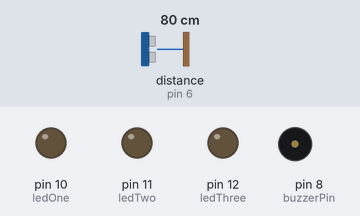
The sketch below on a simulated Arduino Uno, built with avr-gcc and run on an emulated ATmega328P. Parts: output pins drawn as LEDs (lit = HIGH), buzzer (waves = sounding). Wiring (inferred from the names in the program): ultrasonic range finder: trigger pin 7; echo pin 6. The test bench sets the inputs (shaded band); at power-on: distance to the obstacle (sensor on pin 6) 80 cm. The echo pulse lasts 58.3 µs per cm; pins used as bus, display or sensor lines are not drawn.

Above: at 1.2 s.
1.3 s: distance to the obstacle (sensor on pin 6) set to 29 cm
2.8 s: distance to the obstacle (sensor on pin 6) set to 23 cm
At 3.74 s:
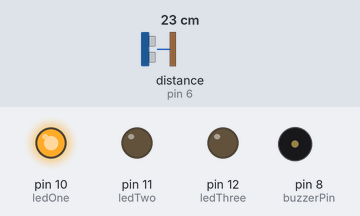
5.8 s: distance to the obstacle (sensor on pin 6) set to 17 cm
At 6.97 s:
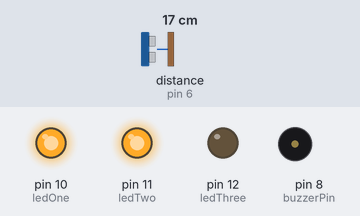
8.8 s: distance to the obstacle (sensor on pin 6) set to 8 cm
At 9.06 s:
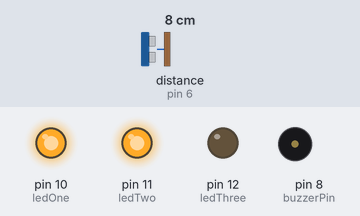
11.8 s: distance to the obstacle (sensor on pin 6) set to 5 cm
At 12.2 s:
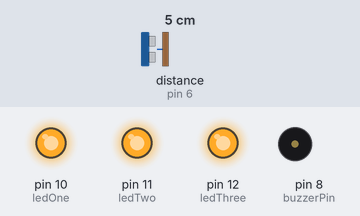
14.8 s: distance to the obstacle (sensor on pin 6) set to 9 cm
At 15.22 s:
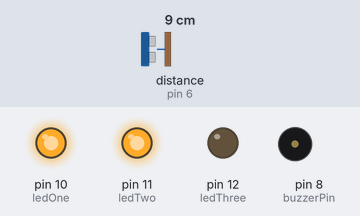
Timing chart, 0 to 18.8 s (numbered marks = the images above; inputs shaded):
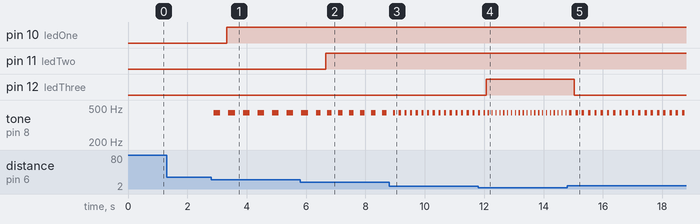

The sketch:

Ultrsonic_Sensor_ile_Park_Sensoru_.ino
```cpp
#define echoPin 6//HC06 ultrasonic sensorun echo pini giris pinidir yani dalgayi alan pindir
#define trigPin 7//HC06 ultrasonic sensorun trig pini cikis pinidir yadi dalgayi ureten pindir
#define buzzerPin 8//Buzzeri 8. pine bagladik
//Mesafeninin siddetini gostermek icin uc led kullanildi
#define ledOne 10//Birinci led 10.pine bagladik
#define ledTwo 11//Ikinci ledi 11.pine bagladik
#define ledThree 12//Ucuncu ledi 12.pine bagladik

//HC06 ultrasonic sensorun hangi aralikta olcum yapacagini belirledik
int maximumRange = 25;
int minimumRange = 0;

void setup()
{
  pinMode(echoPin , INPUT);//HC06 echo pini dalga alan pin oldugundan giris pinidir
  pinMode(trigPin , OUTPUT);//HC06 trig pini dalga ureten pin oldugundan cikis pinidir
  pinMode(buzzerPin , OUTPUT);//Buzzer ses ureten pin oldugundan cikis pinidir

  //ledler cikis pinidir
  pinMode(ledOne , OUTPUT);
  pinMode(ledTwo , OUTPUT);
  pinMode(ledThree , OUTPUT);
}

void loop()
{
  //Mesafeyi olcer ve mesafeye gore ledi ve lambayı yakar
  int olcum = mesafe(minimumRange , maximumRange);
  melodi(olcum*10);
  lambaYak(olcum);
}

//Bu metod HC06 ultrasonic sensoru sayesinde mesafeyi olcer ve olculen deger max ve min deger araligindaysa dondurulur
int mesafe(int minRange , int maxRange)
{
  long duration , distance;

  //HC06 tarafindan dalga uretilir ve uretilen dalga cisme carptiginda geri doner ve dalga HC06 tarafindan geri alinir
  digitalWrite(trigPin , LOW);
  delayMicroseconds(2);
  digitalWrite(trigPin , HIGH);
  delayMicroseconds(10);
  digitalWrite(trigPin , LOW);

  //mesafe olculur
  duration = pulseIn(echoPin ,HIGH);
  distance = duration / 58.2;

  delay(50);

  //Olculen deger max-min deger araligindaysa geri donus yapilir
  if(distance >= maxRange || distance <= minRange)
  {
    return 0;
  }
  else
  {
    return distance;
  }
}

//Bu metod buzzerdan mesafeye gore melodi calar
void melodi(int dly)
{
  tone(buzzerPin , 440);
  delay(dly);
  noTone(buzzerPin);
  delay(dly);
}

//Bu metod mesafeye gore ledleri yakar
void lambaYak(int dstnc)
{
  //Eğer mesafe 18-25 cm araligindaysa bir tane led yanar
  if(dstnc > 18 && dstnc <= 25)
  {
    digitalWrite(ledOne , HIGH);
  }
  else
  {
    digitalWrite(ledOne , LOW);
  }

  ////Eğer mesafe 5-18 cm araligindaysa iki tane led yanar
  if(dstnc > 5 && dstnc <= 18)
  {
    digitalWrite(ledOne , HIGH);
    digitalWrite(ledTwo , HIGH);
  }
  else
  {
    digitalWrite(ledTwo , LOW);
  }

  //Eğer mesafe 0-5 cm araligindaysa uc tane led yanar
  if(dstnc > 0 && dstnc <= 5)
  {
    digitalWrite(ledOne , HIGH);
    digitalWrite(ledTwo , HIGH);
    digitalWrite(ledThree , HIGH);
  }
  else
  {
    digitalWrite(ledThree , LOW);
  }
}
```

Measured:
- the behaviour switches between 26 and 25 cm on distance to the obstacle (sensor on pin 6) (found by bisection; images 0 and 1)
- the behaviour switches between 20 and 19 cm on distance to the obstacle (sensor on pin 6) (found by bisection; images 1 and 2)
- the behaviour switches between 7 and 6 cm on distance to the obstacle (sensor on pin 6) (found by bisection; images 3 and 4)
- after the input at 2.8 s, pin 10 (ledOne): LOW → HIGH after 0.53 s; tone on pin 8 (buzzerPin): alternates 440 Hz for 0.22 s and silent for 0.27 s, starting after 0.09 s
- after the input at 5.8 s, pin 11 (ledTwo): LOW → HIGH after 0.86 s
- after the input at 8.8 s, tone on pin 8 (buzzerPin): alternates 440 Hz for 0.07 s and silent for 0.12 s, starting after 0.21 s
- after the input at 11.8 s, pin 12 (ledThree): LOW → HIGH after 0.27 s; tone on pin 8 (buzzerPin): alternates 440 Hz for 0.04 s and silent for 0.09 s, starting after 0.32 s
- after the input at 14.8 s, pin 12 (ledThree): HIGH → LOW after 0.23 s; tone on pin 8 (buzzerPin): alternates 440 Hz for 0.08 s and silent for 0.13 s, starting after 0.15 s
